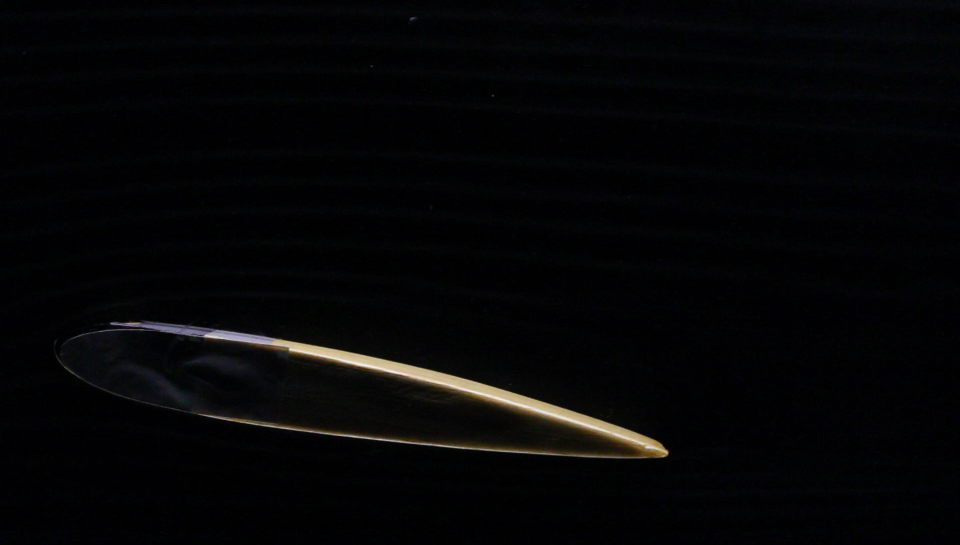
%> input picture 01_stallo/STALL/a2.png, 1920 x 1090 px (shown at 1/2 size)
$ octave Stall.m   (GNU Octave 9; MATLAB toolbox functions it lacks are replaced by stand-ins)
%> lines starting %> are read from the running program, lines starting %| are printed output that depends on the picture
### Routines/CS_fast.m
function [i_new] = CS_fast(itemp,PLT)
  % SCRIPT INTESO PER RGB O TENSORI DI RGB
  if nargin == 1
      PLT = 0;
  end

  % find the min. value of pixel
  if size(itemp,3) == 1
         rmin = min(min(itemp));
  elseif size(itemp,3) > 1
         PLT = 0;
         rmin = min(min(min(itemp)));
  end

  if size(itemp,3) == 1
         rmax = max(max(itemp));
  elseif size(itemp,3) > 1
         PLT = 0;
         rmax = max(max(max(itemp)));
  end

%   %% UFF
%   m = 255/(rmax - rmin);  % find the slope of line joining point (0,255) to (rmin,rmax)
%   c = 255 - m*rmax;       % find the intercept of the straight line with the axis
%   i_new = m.*itemp + c;   % transform the image according to new slope
%
%   i_new = uint8(i_new);
%   %% TOM
    if rmin >=0
        itemp = double(uint8(itemp) - uint8(rmin));
    else
        itemp = itemp - rmin;
    end


   rmax2 = rmax-rmin;

   i_new = itemp.*(255/double(rmax2));
   i_new = uint8(i_new);


  if size(i_new) == size(itemp)
      % ok
%       size(i_new)
%       size(itemp)
  else
      error('cambio size...')
  end


  if PLT == 1
      figure
      subplot(1,2,1)
      imshow(itemp)
      title('W/O CS')% display original image
      subplot(1,2,2)
      imshow(i_new);   % display transformed image
      title('W/ CS')

      figure
      subplot(1,2,1)
      imhist(itemp)
      title('W/O CS')% display original image
      subplot(1,2,2)
      imhist(i_new);   % display transformed image
      title('W/ CS')
  end

### Routines/Kuwahara.m
function filtered = Kuwahara(original,winsize)
%Kuwahara   filters an image using the Kuwahara filter
%   filtered = Kuwahara(original,windowSize) filters the original image with a
%                                            given windowSize and yields the result in filtered
%
% This function is optimised using vectorialisation, convolution and
% the fact that, for every subregion
%     variance = (mean of squares) - (square of mean).
% A nested-for loop approach is still used in the final part as it is more
% readable, a commented-out, fully vectorialised version is provided as
% well.
%
% This function is about 2.3 times faster than KuwaharaFast at
% http://www.mathworks.com/matlabcentral/fileexchange/loadFile.do?objectId=13474&objectType=file
% with a 5x5 window, and even faster at higher window sizes (about 4 times on a 13x13 window)
%
% Inputs:
% original      -->    image to be filtered
% windowSize    -->    size of the Kuwahara filter window: legal values are
%                      5, 9, 13, ... = (4*k+1)
%
% Example
% filtered = Kuwahara(original,5);
%
% Filter description:
% The Kuwahara filter works on a window divided into 4 overlapping
% subwindows (for a 5x5 pixels example, see below). In each subwindow, the mean and
% variance are computed. The output value (located at the center of the
% window) is set to the mean of the subwindow with the smallest variance.
%
%    ( a  a  ab   b  b)
%    ( a  a  ab   b  b)
%    (ac ac abcd bd bd)
%    ( c  c  cd   d  d)
%    ( c  c  cd   d  d)
%
% References:
% http://www.ph.tn.tudelft.nl/DIPlib/docs/FIP.pdf
% % http://www.incx.nec.co.jp/imap-vision/library/wouter/kuwahara.html
%
% Copyright Luca Balbi, 2007

%% Incorrect input handling
error(nargchk(2, 2, nargin, 'struct'));

% non-double data will be cast
if ~isa(original, 'double')
    original = double(original);
end % if

% wrong-sized kernel is an error
if mod(winsize,4)~=1
    error([mfilename ':IncorrectWindowSize'],'Incorrect window size: %d',winsize)
end % if

%% Build the subwindows
tmpAvgKerRow = [ones(1,(winsize-1)/2+1) zeros(1,(winsize-1)/2)];
tmpPadder = zeros(1,winsize);
tmpavgker = repmat(tmpAvgKerRow,(winsize-1)/2+1,1);
tmpavgker = [tmpavgker; repmat(tmpPadder,(winsize-1)/2,1)];
tmpavgker = tmpavgker/sum(sum(tmpavgker));

% tmpavgker is a 'north-west' subwindow (marked as 'a' above)
% we build a vector of convolution kernels for computing average and
% variance
avgker(:,:,1) = tmpavgker;                  % North-west (a)
avgker(:,:,2) = fliplr(tmpavgker);      % North-east (b)
avgker(:,:,4) = flipud(tmpavgker);      % South-east (c)
avgker(:,:,3) = fliplr(avgker(:,:,4));      % South-west (d)

% this is the (pixel-by-pixel) square of the original image
squaredImg = original.^2;

% preallocationg these arrays makes it about 15% faster
avgs = zeros([size(original) 4]);
stddevs = zeros([size(original) 4]);

%% Calculation of averages and variances on subwindows
for k=1:4
    avgs(:,:,k) = conv2(original,avgker(:,:,k),'same');      % mean on subwindow
    stddevs(:,:,k) = conv2(squaredImg,avgker(:,:,k),'same'); % mean of squares on subwindow
    stddevs(:,:,k) = stddevs(:,:,k)-(avgs(:,:,k)).^2;        % variance on subwindow
end % for

%% Choice of the index with minimum variance
[minima,indices] = min(stddevs,[],3); %#ok<ASGLU>

%% Building of the filtered image (with nested for loops)
filtered = zeros(size(original));
for k=1:size(original,1)
    for n=1:size(original,2)
        filtered(k,n) = avgs(k,n,indices(k,n));
    end % for
end % for

%% Commented out, completely vectorialised alternative
% [y,x] = meshgrid(1:size(original,2),1:size(original,1));
% lookupIndices = x+size(original,1)*(y-1)+numel(original)*(indices-1);
% filtered = avgs(lookupIndices);
filtered = uint8(filtered);
end % function

### 01_stallo/Stall.m
%% STALL
clc
clear all
close all

%%

disp('ESEGUIRE SEZIONE PER SEZIONE (Ctrl+Enter)...')
disp('L accuratezza del risultato dipende dalla scelta dei fotogrammi...')

addpath ./Routines

folder_in = './IN/STALL/';
ext = '.png';

%img_str = ['a1';'a2';'a3'];
img_str = ['a2'];
n_caso = 1;

% PP e indentificazioni punti (a mano...)
DO_pp = 1;

if DO_pp == 1
    for caso = 1:n_caso
        a = imread(strcat(folder_in,img_str(caso,:),ext));
%> a is the input picture: size 1090x1920x3 uint8; mean R, G, B 5.2, 5.4, 5.9
        a_or = rgb2gray(a);
        a = a_or+200;
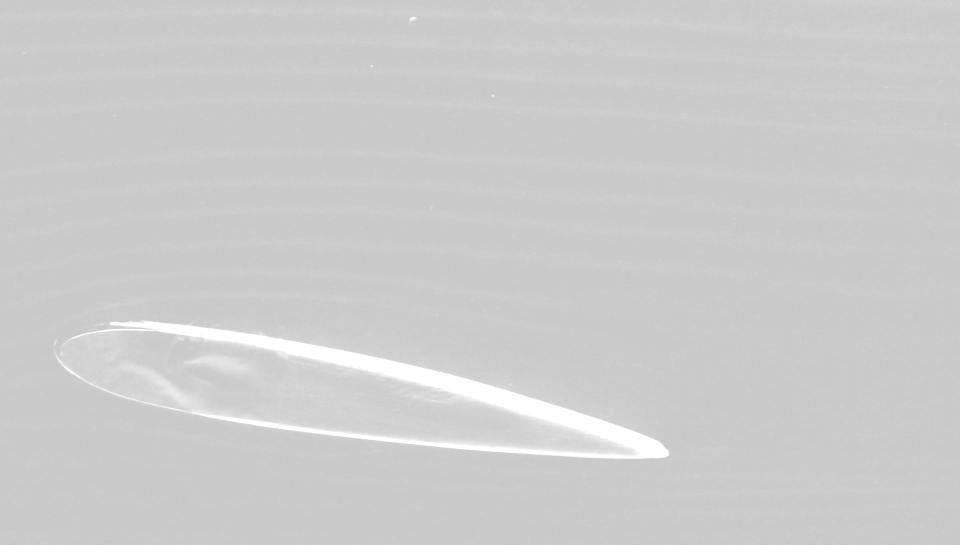
%> a: size 1090x1920 uint8 (shown at 1/2 size); min 200, max 255, mean 203.8

        a_cs = CS_fast(a);
%> in CS_fast, `rmin = min(min(itemp));`: rmin = 200
%> in CS_fast, `rmax = max(max(itemp));`: rmax = 255
%> in CS_fast, `itemp = double(uint8(itemp) - uint8(rmin));`:
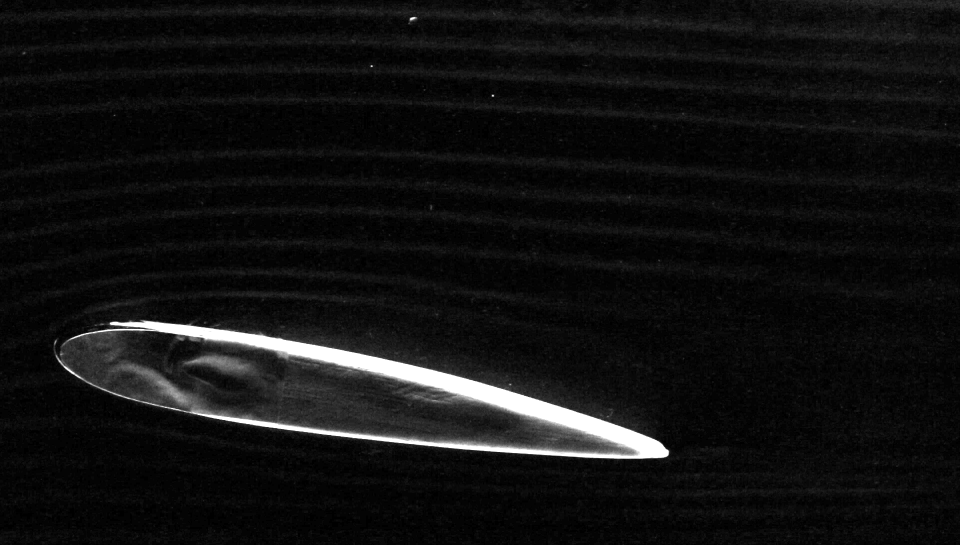
%> itemp: size 1090x1920 double (shown at 1/2 size); min 0, max 55, mean 3.8; drawn with min black and max white
%> in CS_fast, `rmax2 = rmax-rmin;`: rmax2 = 55
        %a_he = histeq(a);

        kcs = uint8(Kuwahara(a_cs,9));
%> after the loop in Kuwahara, `for k=1:4`:
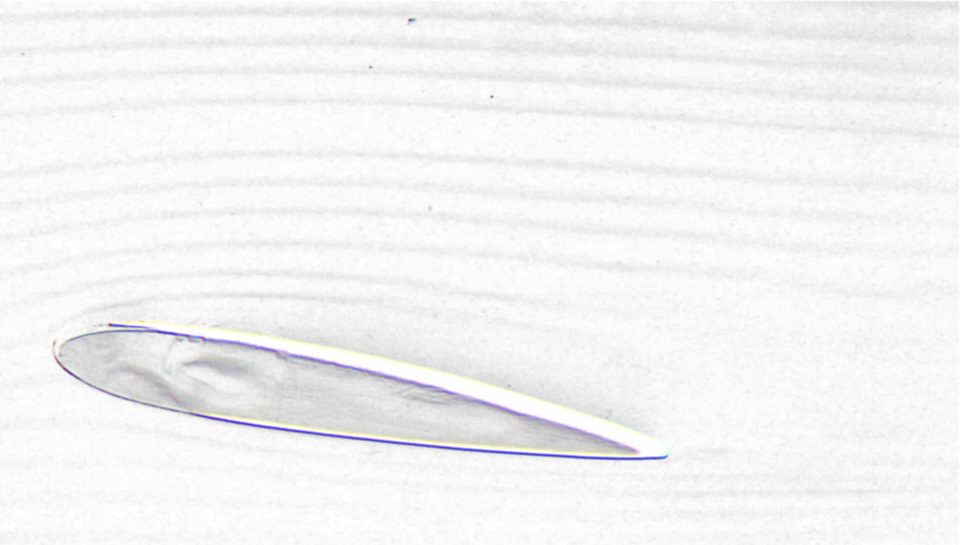
%> avgs: size 1090x1920x4 double (shown at 1/2 size); mean R, G, B, A 17.6, 17.6, 17.6, 17.6; transparent parts drawn white
%> after the loop in Kuwahara, `for k=1:4`:
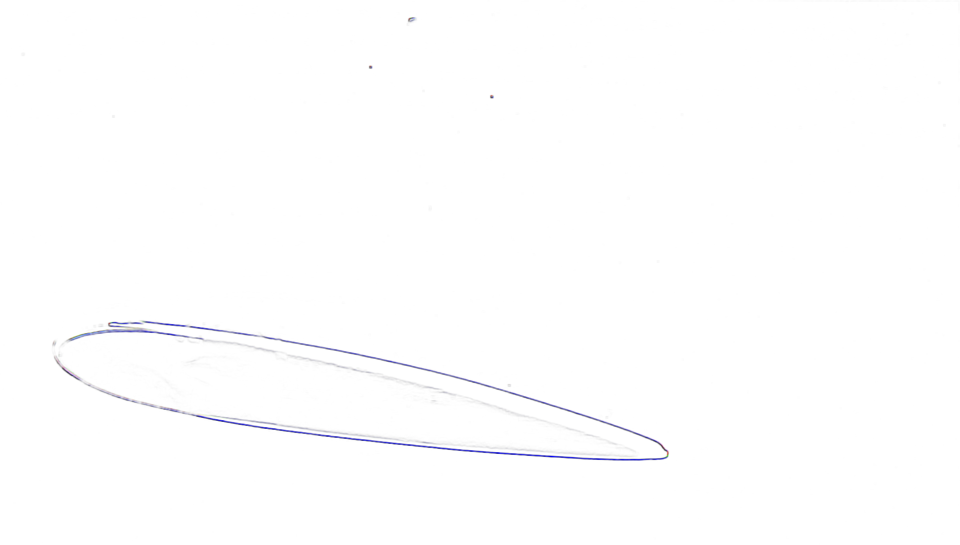
%> stddevs: size 1090x1920x4 double (shown at 1/2 size); mean R, G, B, A 59.6, 59.6, 59.7, 59.8; transparent parts drawn white
%> in Kuwahara, `[minima,indices] = min(stddevs,[],3);`:
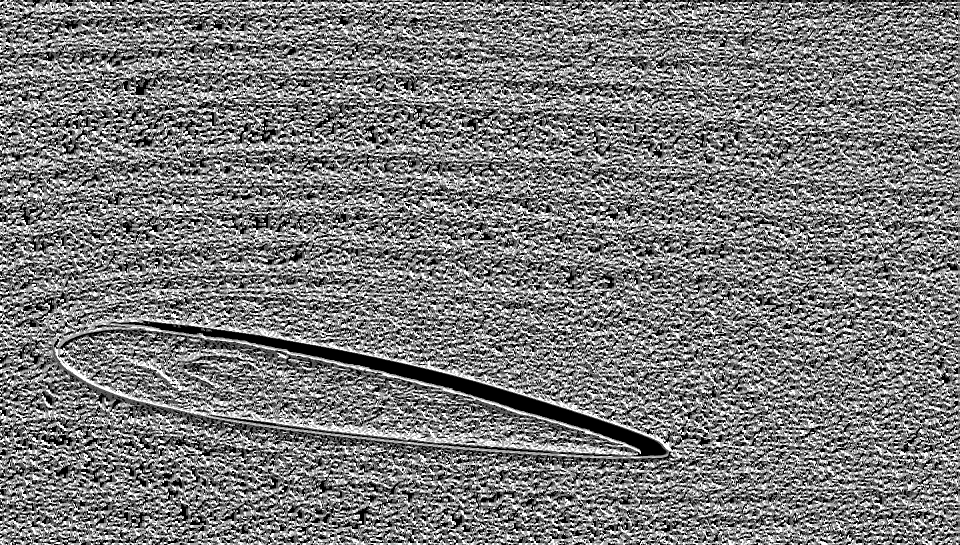
%> indices: size 1090x1920 double (shown at 1/2 size); min 1, max 4, mean 2.45; drawn with min black and max white
        %khe = uint8(Kuwahara(a_he,9));

        se = strel('diamond',1);
        se = se.Neighborhood;

        k = imerode(kcs,se);
        diff = kcs - k;

        difft = uint8(255*(diff > 15));
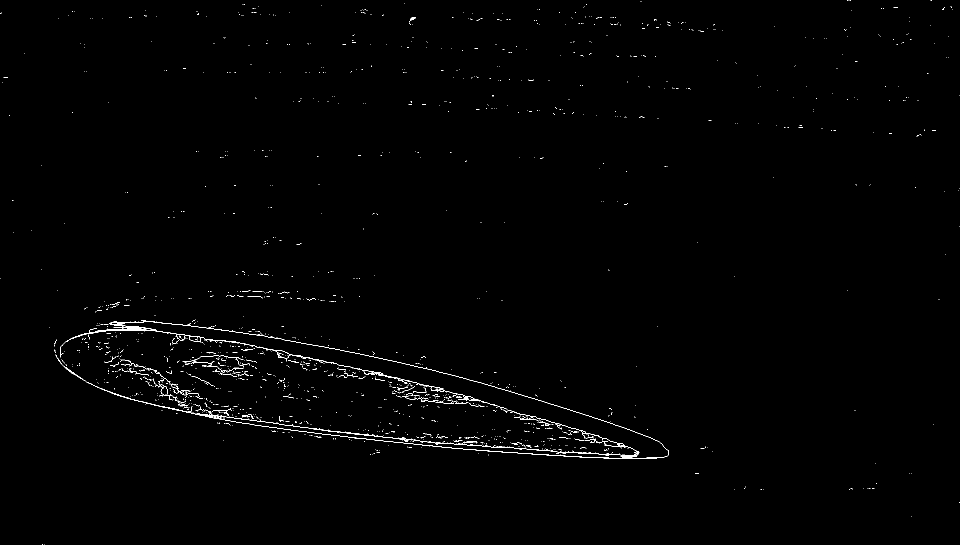
%> difft: size 1090x1920 uint8 (shown at 1/2 size); 0.63% white in thin lines or dots

        figure; imshow(difft); title(img_str(caso,:));

        for k = 1:2:11
            b = uint8(k.*a_or);
            figure;
            imshow(b);
            title(sprintf('CASO %d; k = %s',caso,num2str(k)));
        end
    end
end

%% MODIFICA (A MANO) MATRICE IN BASE A PLOT
% CASO n -> (x,y)
% 1  LE = 108 698  - TE = 1339 895
% 2  LE = 110 687  - TE = 1338 907
% 3  LE = 112 682  - TE = 1336 925

%    [x1   x2   x3 ;  y1  y2  y3 ];
LE = [108  110  112;  698 687 682];
TE = [1339 1338 1336; 895 907 925];

d = TE - LE;
c = sqrt(d(1,:).^2 + d(2,:).^2);

disp('angoli rilevati [deg]')
a = 180/pi.*(atan(d(2,:)./d(1,:)))


figure(7);
hold on;
plot([110 1338],[687 907],'o-','LineWidth',4)
plot([110],[687],'rx-','LineWidth',6);
plot(1338,907,'gx-','LineWidth',6);
legend('Corda',...
    sprintf('Leading Edge = [%d %d]',[110],[687]),...
    sprintf('Trailing Edge = [%d %d]',1338,907));
title(sprintf('Visualizzazione ad alpha = %2.2f [deg]',a(2)))
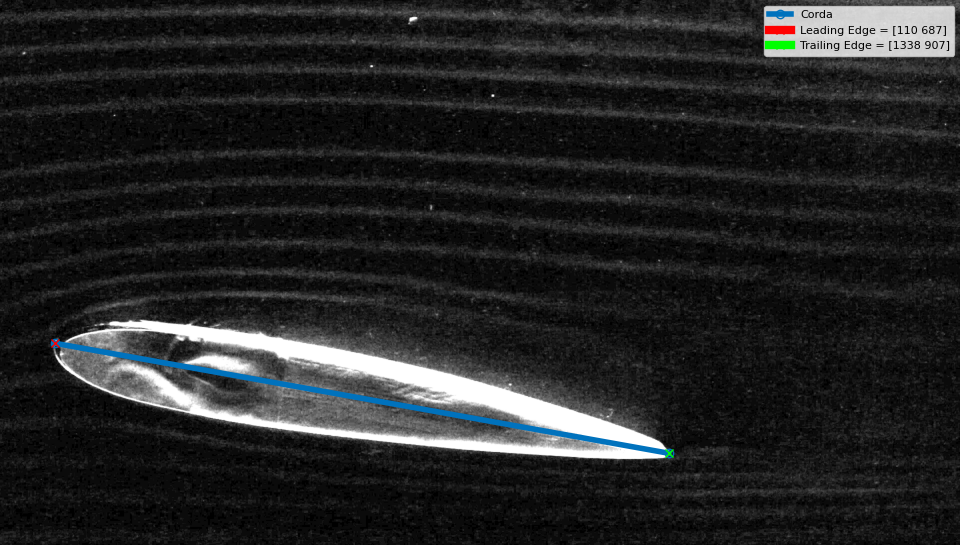
%> figure redrawn from the program's plot data; shown at 1/2 size; its title reads 'Visualizzazione ad alpha = 10.16 [deg]'

fprintf('SALVA A MANO');
